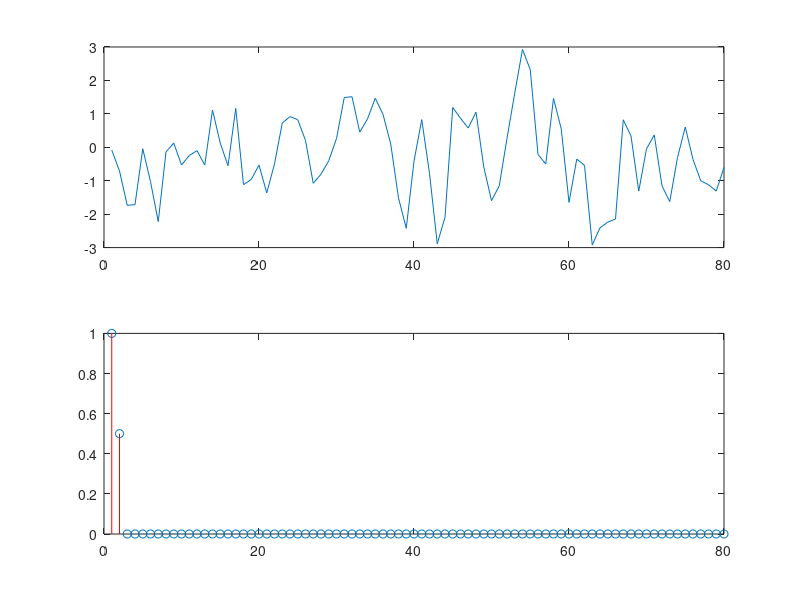

Reproduce this figure in MATLAB.
% Part b MA(1)
function [ ] = impulse_b()

wN = normrnd(0,1,80);
x_t(1) = wN(1);
for i =2:80
    x_t(i) = wN(i) + wN(i-1);
end

figure
subplot(2,1,1)
plot(x_t)

subplot(2,1,2)
storage = [1 .5 zeros(1,78)];
plot(storage, 'o')
for i = 1: length(storage)
    line([i i] ,[0 storage(i)], 'Color', 'r')
end
end